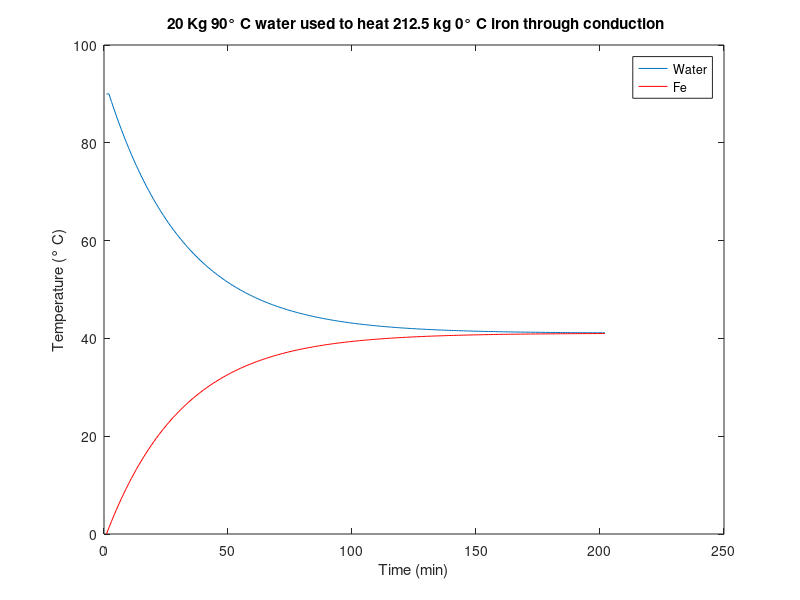

Here is the MATLAB script that generated this plot: (Note: this script raises an error after producing the figure.)
clc;
clear all;
m_H2O = 20.0; %kg 
X_Fe = 0.30; %m
y_Fe = 0.30; %m
z_fe = 0.30; %m
rho_Fe = 7.87E03; %Kg/m^3
V_Fe = X_Fe * y_Fe *z_fe; %m^3
m_Fe  = rho_Fe * V_Fe; %kg
k_Fe = 80.4; %w/m*k
A_Fe = X_Fe*y_Fe;
c_H2O = 4190.0; % J/kg*K
c_Fe = 470; % J/kg*K
%temperatures
T_Hot_H2O = (90.0+273.15);
T_Cold_H2O = (0);
T_Cold_Fe = (0+273.15);
dt = 60; %s 

%Conduction dQ = dt*k*A*(t_h - t_c)/L
% Heat requirement to change temperature dQ=mcdT

T_Hot_Fe_matrix = [];
T_Cold_H2O_matrix = [];
%starting temps to matrix 
T_Cold_H2O_matrix = [T_Cold_H2O_matrix, T_Hot_H2O-273.15]; 
T_Hot_Fe_matrix = [T_Hot_Fe_matrix, T_Cold_Fe-273.15];
for i = 0:200
  %Transferred heat capacity
  Q = k_Fe.*A_Fe.*((T_Hot_H2O-T_Cold_Fe)./X_Fe).*dt;
  %Water cooling 
  T_Cold_H2O = T_Hot_H2O - (Q./(m_H2O.*c_H2O));
  %Fe temperature increase by thermal coduction
  T_Hot_Fe = (Q./(m_Fe.*c_Fe)) + T_Cold_Fe;
 
  %data gathering and value change
  T_Cold_H2O_matrix = [T_Cold_H2O_matrix, T_Hot_H2O-273.15];
  T_Hot_H2O = T_Cold_H2O;
  T_Cold_Fe = T_Hot_Fe;
  T_Hot_Fe_matrix = [T_Hot_Fe_matrix, T_Hot_Fe-273.15];
endfor
plot(T_Cold_H2O_matrix);
hold
plot(T_Hot_Fe_matrix,'r');
xlabel('Time (min)')
ylabel('Temperature (\deg C)')
title(' 20 Kg 90\deg C water used to heat 212.5 kg 0\deg C iron through conduction')
legend("Water","Fe");
Holdoff
